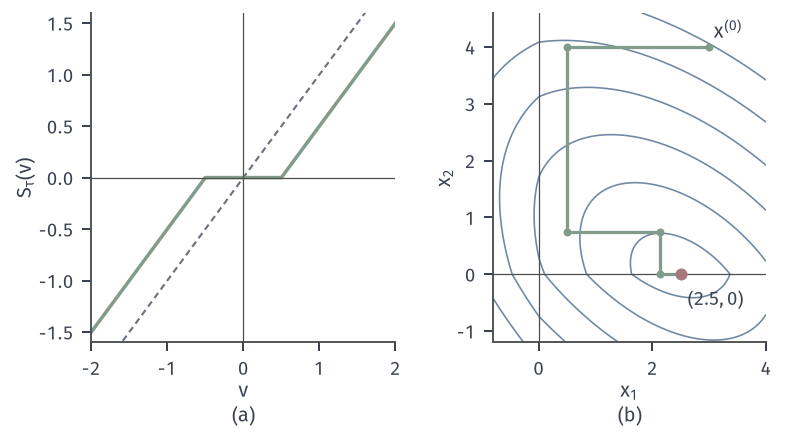

This figure's Python source:
from pathlib import Path
import sys
sys.path.insert(0, str(Path(__file__).resolve().parents[1]))
from block_common import *
HERE = Path(__file__).resolve().parent
# (a) soft threshold S_tau(v), tau=1/2. (b) cyclic coordinate prox on 1/2||Ax-b||^2+|x1|+|x2|, A=[[1,1],[1,0],[0,1]], b=(4,2,-1), x0=(3,4).
fig, (a, b2) = figure(width_mm=112, height_mm=62, ncols=2)
panel(fig, .115, .985, .97, .22, wspace=.27)
v = np.linspace(-2, 2, 401); S = np.sign(v)*np.maximum(abs(v)-.5, 0)
a.plot(v, v, color=MUTED, lw=.85, ls=(0, (3, 2))); a.plot(v, S, color=GREEN, lw=1.4)
a.axhline(0, color=STROKE, lw=.5); a.axvline(0, color=STROKE, lw=.5)
a.set_xlabel('$v$', labelpad=1); a.set_ylabel(r'$S_\tau(v)$', labelpad=1); a.set_xlim(-2, 2); a.set_ylim(-1.6, 1.6)
A = np.array([[1., 1], [1, 0], [0, 1]]); bb = np.array([4., 2, -1]); gam = 1.
F = lambda X, Y: .5*((X+Y-4)**2+(X-2)**2+(Y+1)**2)+gam*(abs(X)+abs(Y))
x = np.array([3., 4]); P = [x.copy()]; L = (A**2).sum(0); Vals = [float(F(*x))]
for k in range(8):
    i = k % 2; r = A@x-bb; t = x[i]-A[:, i]@r/L[i]; x[i] = np.sign(t)*max(abs(t)-gam/L[i], 0); P.append(x.copy()); Vals.append(float(F(*x)))
X, Y = np.meshgrid(np.linspace(-.8, 4, 700), np.linspace(-1.2, 4.6, 700))
b2.contour(X, Y, F(X, Y), levels=[3.4, 4, 5, 7, 10, 14, 19, 25], colors=[BLUE], linewidths=.65)
path(b2, P, GREEN); opt(b2, 2.5, 0)
b2.axhline(0, color=STROKE, lw=.5); b2.axvline(0, color=STROKE, lw=.5)
b2.text(3.08, 4.15, '$x^{(0)}$', fontsize=8, color=INK); b2.text(2.62, -.55, '$(2.5,0)$', fontsize=7.5, color=INK)
b2.set_xlabel('$x_1$', labelpad=1); b2.set_ylabel('$x_2$', labelpad=1); b2.set_aspect('equal'); b2.set_xlim(-.8, 4); b2.set_ylim(-1.2, 4.6)
tag(fig, a, '(a)'); tag(fig, b2, '(b)')
save(fig, HERE, 'figure', {'path': [p.tolist() for p in P], 'F': Vals})
print([p.tolist() for p in P], Vals)
